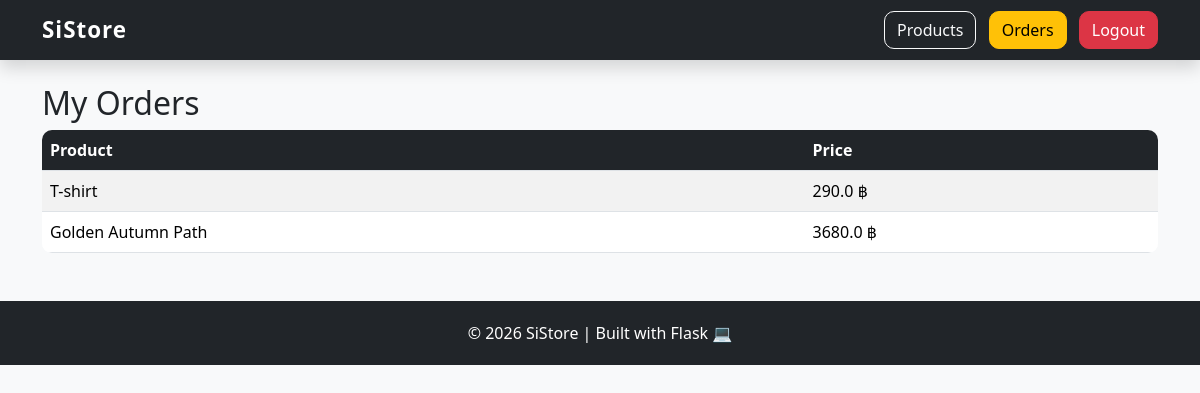
Page /orders (signed in) on the committed database.
### app.py (models this page shows)
class Order(db.Model):
    id = db.Column(db.Integer, primary_key=True)
    user_id = db.Column(db.Integer, db.ForeignKey("user.id"))
    product_name = db.Column(db.String(200))
    total_price = db.Column(db.Float)

### app.py (the view)
@app.route("/orders")
@login_required
def orders():
    orders = Order.query.filter_by(user_id=current_user.id).all()
    return render_template("orders.html", orders=orders)

### app.py (called while the page is built)
@login_manager.user_loader
def load_user(user_id):
    return User.query.get(int(user_id))

### templates/orders.html
{% extends "base.html" %}
{% block content %}
<h2>My Orders</h2>
<table class="table table-striped">
  <thead>
    <tr>
      <th>Product</th>
      <th>Price</th>
    </tr>
  </thead>
  <tbody>
    {% for order in orders %}
    <tr>
      <td>{{ order.product_name }}</td>
      <td>{{ order.total_price }} ฿</td>
    </tr>
    {% endfor %}
  </tbody>
</table>
{% endblock %}

### static/style.css (style rules this page uses)
body { background-color: #f8f9fa; font-family: 'Segoe UI', Tahoma, Geneva, Verdana, sans-serif; }
.table { background-color: white; border-radius: 10px; overflow: hidden; }
.table th { background-color: #212529; color: white; }

### rows in the picture
Order: product_name "T-shirt", total_price "290.0"
Order: product_name "Golden Autumn Path", total_price "3680.0"
